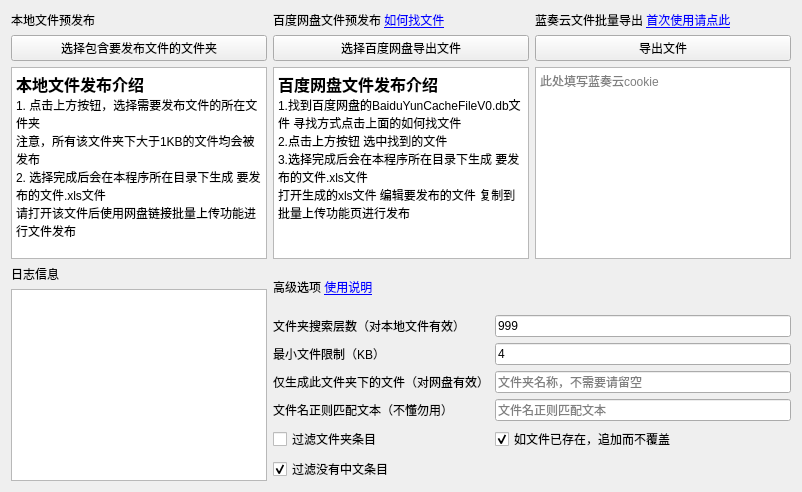
     <widget class="QWidget" name="prepubTab">
      <attribute name="title">
       <string>文件预发布</string>
      </attribute>
      <layout class="QGridLayout" name="gridLayout_4">
       <item row="0" column="0">
        <layout class="QVBoxLayout" name="verticalLayout_4">
         <item>
          <widget class="QLabel" name="label_3">
           <property name="text">
            <string>本地文件预发布</string>
           </property>
          </widget>
         </item>
         <item>
          <widget class="QPushButton" name="select_prepub_file_btn">
           <property name="text">
            <string>选择包含要发布文件的文件夹</string>
           </property>
          </widget>
         </item>
         <item>
          <widget class="QTextBrowser" name="textBrowser">
           <property name="html">
            <string>&lt;!DOCTYPE HTML PUBLIC &quot;-//W3C//DTD HTML 4.0//EN&quot; &quot;http://www.w3.org/TR/REC-html40/strict.dtd&quot;&gt;
&lt;html&gt;&lt;head&gt;&lt;meta name=&quot;qrichtext&quot; content=&quot;1&quot; /&gt;&lt;style type=&quot;text/css&quot;&gt;
p, li { white-space: pre-wrap; }
&lt;/style&gt;&lt;/head&gt;&lt;body style=&quot; font-family:'SimSun'; font-size:9pt; font-weight:400; font-style:normal;&quot;&gt;
&lt;p style=&quot; margin-top:0px; margin-bottom:0px; margin-left:0px; margin-right:0px; -qt-block-indent:0; text-indent:0px;&quot;&gt;&lt;span style=&quot; font-size:12pt; font-weight:600;&quot;&gt;本地文件发布介绍&lt;/span&gt;&lt;/p&gt;
&lt;p style=&quot; margin-top:0px; margin-bottom:0px; margin-left:0px; margin-right:0px; -qt-block-indent:0; text-indent:0px;&quot;&gt;1. 点击上方按钮，选择需要发布文件的所在文件夹&lt;/p&gt;
&lt;p style=&quot; margin-top:0px; margin-bottom:0px; margin-left:0px; margin-right:0px; -qt-block-indent:0; text-indent:0px;&quot;&gt;注意，所有该文件夹下大于1KB的文件均会被发布&lt;/p&gt;
&lt;p style=&quot; margin-top:0px; margin-bottom:0px; margin-left:0px; margin-right:0px; -qt-block-indent:0; text-indent:0px;&quot;&gt;2. 选择完成后会在本程序所在目录下生成 要发布的文件.xls文件&lt;/p&gt;
&lt;p style=&quot; margin-top:0px; margin-bottom:0px; margin-left:0px; margin-right:0px; -qt-block-indent:0; text-indent:0px;&quot;&gt;请打开该文件后使用网盘链接批量上传功能进行文件发布&lt;/p&gt;&lt;/body&gt;&lt;/html&gt;</string>
           </property>
          </widget>
         </item>
        </layout>
       </item>
       <item row="0" column="1" colspan="2">
        <layout class="QVBoxLayout" name="verticalLayout_5">
         <item>
          <widget class="QLabel" name="label_5">
           <property name="text">
            <string>&lt;html&gt;&lt;head/&gt;&lt;body&gt;&lt;p&gt;百度网盘文件预发布 &lt;a href=&quot;https://gitee.com/firesuiry/jdmm-client/wikis/%E5%A6%82%E4%BD%95%E6%89%BE%E5%88%B0%E7%99%BE%E5%BA%A6%E7%BD%91%E7%9B%98%E7%9A%84BaiduYunCacheFileV0.db%E6%96%87%E4%BB%B6?sort_id=4075325&quot;&gt;&lt;span style=&quot; text-decoration: underline; color:#0000ff;&quot;&gt;如何找文件&lt;/span&gt;&lt;/a&gt;&lt;/p&gt;&lt;/body&gt;&lt;/html&gt;</string>
           </property>
           <property name="openExternalLinks">
            <bool>true</bool>
           </property>
          </widget>
         </item>
         <item>
          <widget class="QPushButton" name="select_baidupan_out_file">
           <property name="text">
            <string>选择百度网盘导出文件</string>
           </property>
          </widget>
         </item>
         <item>
          <widget class="QTextBrowser" name="textBrowser_2">
           <property name="html">
            <string>&lt;!DOCTYPE HTML PUBLIC &quot;-//W3C//DTD HTML 4.0//EN&quot; &quot;http://www.w3.org/TR/REC-html40/strict.dtd&quot;&gt;
&lt;html&gt;&lt;head&gt;&lt;meta name=&quot;qrichtext&quot; content=&quot;1&quot; /&gt;&lt;style type=&quot;text/css&quot;&gt;
p, li { white-space: pre-wrap; }
&lt;/style&gt;&lt;/head&gt;&lt;body style=&quot; font-family:'SimSun'; font-size:9pt; font-weight:400; font-style:normal;&quot;&gt;
&lt;p style=&quot; margin-top:0px; margin-bottom:0px; margin-left:0px; margin-right:0px; -qt-block-indent:0; text-indent:0px;&quot;&gt;&lt;span style=&quot; font-size:12pt; font-weight:600;&quot;&gt;百度网盘文件发布介绍&lt;/span&gt;&lt;/p&gt;
&lt;p style=&quot; margin-top:0px; margin-bottom:0px; margin-left:0px; margin-right:0px; -qt-block-indent:0; text-indent:0px;&quot;&gt;1.找到百度网盘的BaiduYunCacheFileV0.db文件 寻找方式点击上面的如何找文件&lt;/p&gt;
&lt;p style=&quot; margin-top:0px; margin-bottom:0px; margin-left:0px; margin-right:0px; -qt-block-indent:0; text-indent:0px;&quot;&gt;2.点击上方按钮 选中找到的文件&lt;/p&gt;
&lt;p style=&quot; margin-top:0px; margin-bottom:0px; margin-left:0px; margin-right:0px; -qt-block-indent:0; text-indent:0px;&quot;&gt;3.选择完成后会在本程序所在目录下生成 要发布的文件.xls文件&lt;/p&gt;
&lt;p style=&quot; margin-top:0px; margin-bottom:0px; margin-left:0px; margin-right:0px; -qt-block-indent:0; text-indent:0px;&quot;&gt;打开生成的xls文件 编辑要发布的文件 复制到批量上传功能页进行发布&lt;/p&gt;&lt;/body&gt;&lt;/html&gt;</string>
           </property>
           <property name="openExternalLinks">
            <bool>false</bool>
           </property>
          </widget>
         </item>
        </layout>
       </item>
       <item row="0" column="3">
        <layout class="QVBoxLayout" name="verticalLayout_7">
         <item>
          <widget class="QLabel" name="label_27">
           <property name="text">
            <string>&lt;html&gt;&lt;head/&gt;&lt;body&gt;&lt;p&gt;蓝奏云文件批量导出 &lt;a href=&quot;https://gitee.com/firesuiry/jdmm-client/wikis/%20%E5%A6%82%E4%BD%95%E9%A2%84%E5%8F%91%E5%B8%83%E8%93%9D%E5%A5%8F%E4%BA%91%E4%B8%AD%E7%9A%84%E6%96%87%E4%BB%B6?sort_id=4169771&quot;&gt;&lt;span style=&quot; text-decoration: underline; color:#0000ff;&quot;&gt;首次使用请点此&lt;/span&gt;&lt;/a&gt;&lt;/p&gt;&lt;/body&gt;&lt;/html&gt;</string>
           </property>
           <property name="textFormat">
            <enum>Qt::RichText</enum>
           </property>
           <property name="openExternalLinks">
            <bool>true</bool>
           </property>
          </widget>
         </item>
         <item>
          <widget class="QPushButton" name="lzyStartGenerateBtn">
           <property name="text">
            <string>导出文件</string>
           </property>
          </widget>
         </item>
         <item>
          <widget class="QTextEdit" name="LzyCookieTextEdit">
           <property name="placeholderText">
            <string>此处填写蓝奏云cookie</string>
           </property>
          </widget>
         </item>
        </layout>
       </item>
       <item row="1" column="0" rowspan="7">
        <layout class="QVBoxLayout" name="verticalLayout_3">
         <item>
          <widget class="QLabel" name="label_34">
           <property name="text">
            <string>日志信息</string>
           </property>
          </widget>
         </item>
         <item>
          <widget class="QTextBrowser" name="prepub_text"/>
         </item>
        </layout>
       </item>
       <item row="1" column="1">
        <widget class="QLabel" name="label_13">
         <property name="text">
          <string>&lt;html&gt;&lt;head/&gt;&lt;body&gt;&lt;p&gt;高级选项 &lt;a href=&quot;https://gitee.com/firesuiry/jdmm-client/wikis/%20%E6%96%87%E4%BB%B6%E9%A2%84%E5%8F%91%E5%B8%83%20%E9%AB%98%E7%BA%A7%E9%80%89%E9%A1%B9%E4%BB%8B%E7%BB%8D?sort_id=4095672&quot;&gt;&lt;span style=&quot; text-decoration: underline; color:#0000ff;&quot;&gt;使用说明&lt;/span&gt;&lt;/a&gt;&lt;/p&gt;&lt;/body&gt;&lt;/html&gt;</string>
         </property>
         <property name="textFormat">
          <enum>Qt::RichText</enum>
         </property>
         <property name="openExternalLinks">
          <bool>true</bool>
         </property>
        </widget>
       </item>
       <item row="2" column="1">
        <widget class="QLabel" name="label_7">
         <property name="text">
          <string>文件夹搜索层数（对本地文件有效）</string>
         </property>
        </widget>
       </item>
       <item row="2" column="2" colspan="2">
        <widget class="QLineEdit" name="dir_search_depth_edit">
         <property name="text">
          <string>999</string>
         </property>
        </widget>
       </item>
       <item row="3" column="1">
        <widget class="QLabel" name="label_11">
         <property name="text">
          <string>最小文件限制（KB）</string>
         </property>
        </widget>
       </item>
       <item row="3" column="2" colspan="2">
        <widget class="QLineEdit" name="min_file_limit_edit">
         <property name="text">
          <string>4</string>
         </property>
         <property name="cursorMoveStyle">
          <enum>Qt::LogicalMoveStyle</enum>
         </property>
         <property name="clearButtonEnabled">
          <bool>false</bool>
         </property>
        </widget>
       </item>
       <item row="4" column="1">
        <widget class="QLabel" name="label_25">
         <property name="text">
          <string>仅生成此文件夹下的文件（对网盘有效）</string>
         </property>
        </widget>
       </item>
       <item row="4" column="2" colspan="2">
        <widget class="QLineEdit" name="dir_limit_edit">
         <property name="text">
          <string/>
         </property>
         <property name="placeholderText">
          <string>文件夹名称，不需要请留空</string>
         </property>
         <property name="clearButtonEnabled">
          <bool>true</bool>
         </property>
        </widget>
       </item>
       <item row="5" column="1">
        <widget class="QLabel" name="label_26">
         <property name="text">
          <string>文件名正则匹配文本（不懂勿用）</string>
         </property>
        </widget>
       </item>
       <item row="5" column="2" colspan="2">
        <widget class="QLineEdit" name="re_str_edit">
         <property name="text">
          <string/>
         </property>
         <property name="placeholderText">
          <string>文件名正则匹配文本</string>
         </property>
         <property name="clearButtonEnabled">
          <bool>true</bool>
         </property>
        </widget>
       </item>
       <item row="6" column="1">
        <widget class="QCheckBox" name="filter_dir_Cb">
         <property name="text">
          <string>过滤文件夹条目</string>
         </property>
        </widget>
       </item>
       <item row="6" column="2" colspan="2">
        <widget class="QCheckBox" name="add_cb">
         <property name="text">
          <string>如文件已存在，追加而不覆盖</string>
         </property>
         <property name="checked">
          <bool>true</bool>
         </property>
        </widget>
       </item>
       <item row="7" column="1">
        <widget class="QCheckBox" name="filter_chinese_cb">
         <property name="text">
          <string>过滤没有中文条目</string>
         </property>
         <property name="checked">
          <bool>true</bool>
         </property>
        </widget>
       </item>
      </layout>
     </widget>
